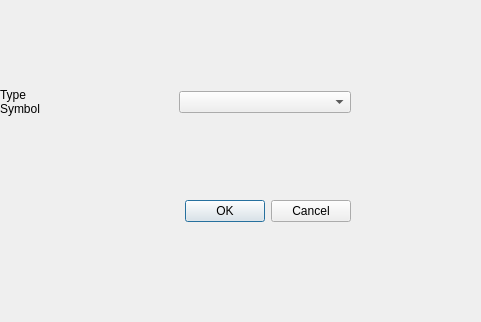
<?xml version="1.0" encoding="UTF-8"?>
<ui version="4.0">
 <class>SymbolLayout</class>
 <widget class="QDialog" name="SymbolLayout">
  <property name="geometry">
   <rect>
    <x>0</x>
    <y>0</y>
    <width>481</width>
    <height>322</height>
   </rect>
  </property>
  <property name="windowTitle">
   <string>Dialog</string>
  </property>
  <widget class="QWidget" name="verticalLayoutWidget">
   <property name="geometry">
    <rect>
     <x>0</x>
     <y>10</y>
     <width>351</width>
     <height>291</height>
    </rect>
   </property>
   <layout class="QVBoxLayout" name="verticalLayout">
    <item>
     <layout class="QHBoxLayout" name="horizontalLayout">
      <item>
       <widget class="QLabel" name="label">
        <property name="text">
         <string>Type
Symbol</string>
        </property>
       </widget>
      </item>
      <item>
       <widget class="KHistoryComboBox" name="khistorycombobox"/>
      </item>
     </layout>
    </item>
    <item>
     <widget class="QDialogButtonBox" name="buttonBox">
      <property name="standardButtons">
       <set>QDialogButtonBox::Cancel|QDialogButtonBox::Ok</set>
      </property>
     </widget>
    </item>
   </layout>
  </widget>
 </widget>
 <customwidgets>
  <customwidget>
   <class>KComboBox</class>
   <extends>QComboBox</extends>
   <header>kcombobox.h</header>
  </customwidget>
  <customwidget>
   <class>KHistoryComboBox</class>
   <extends>KComboBox</extends>
   <header>khistorycombobox.h</header>
  </customwidget>
 </customwidgets>
 <resources/>
 <connections/>
</ui>
